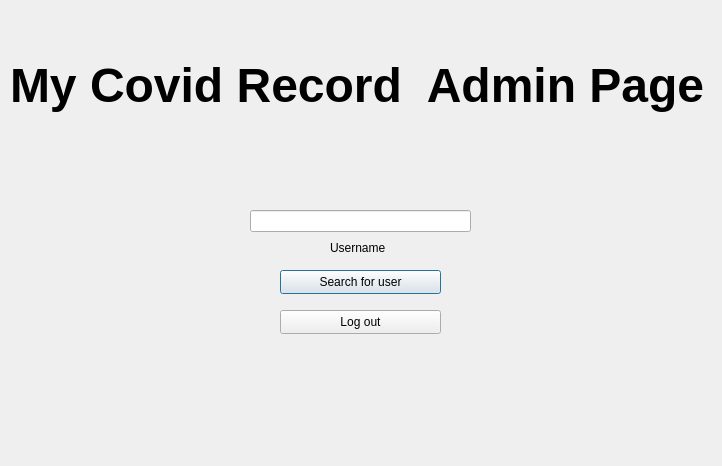
<?xml version="1.0" encoding="UTF-8"?>
<ui version="4.0">
 <class>AdminSearchPage</class>
 <widget class="QDialog" name="AdminSearchPage">
  <property name="geometry">
   <rect>
    <x>0</x>
    <y>0</y>
    <width>722</width>
    <height>466</height>
   </rect>
  </property>
  <property name="windowTitle">
   <string>Dialog</string>
  </property>
  <widget class="QLabel" name="label">
   <property name="geometry">
    <rect>
     <x>10</x>
     <y>0</y>
     <width>821</width>
     <height>171</height>
    </rect>
   </property>
   <property name="font">
    <font>
     <pointsize>36</pointsize>
     <bold>true</bold>
    </font>
   </property>
   <property name="autoFillBackground">
    <bool>false</bool>
   </property>
   <property name="text">
    <string>My Covid Record  Admin Page</string>
   </property>
  </widget>
  <widget class="QLabel" name="label_2">
   <property name="geometry">
    <rect>
     <x>330</x>
     <y>240</y>
     <width>61</width>
     <height>16</height>
    </rect>
   </property>
   <property name="text">
    <string>Username</string>
   </property>
  </widget>
  <widget class="QPushButton" name="pushButton">
   <property name="geometry">
    <rect>
     <x>280</x>
     <y>270</y>
     <width>161</width>
     <height>24</height>
    </rect>
   </property>
   <property name="text">
    <string>Search for user</string>
   </property>
  </widget>
  <widget class="QPushButton" name="pushButton_2">
   <property name="geometry">
    <rect>
     <x>280</x>
     <y>310</y>
     <width>161</width>
     <height>24</height>
    </rect>
   </property>
   <property name="text">
    <string>Log out</string>
   </property>
  </widget>
  <widget class="QLineEdit" name="lineEdit">
   <property name="geometry">
    <rect>
     <x>250</x>
     <y>210</y>
     <width>221</width>
     <height>22</height>
    </rect>
   </property>
  </widget>
 </widget>
 <resources/>
 <connections/>
</ui>
